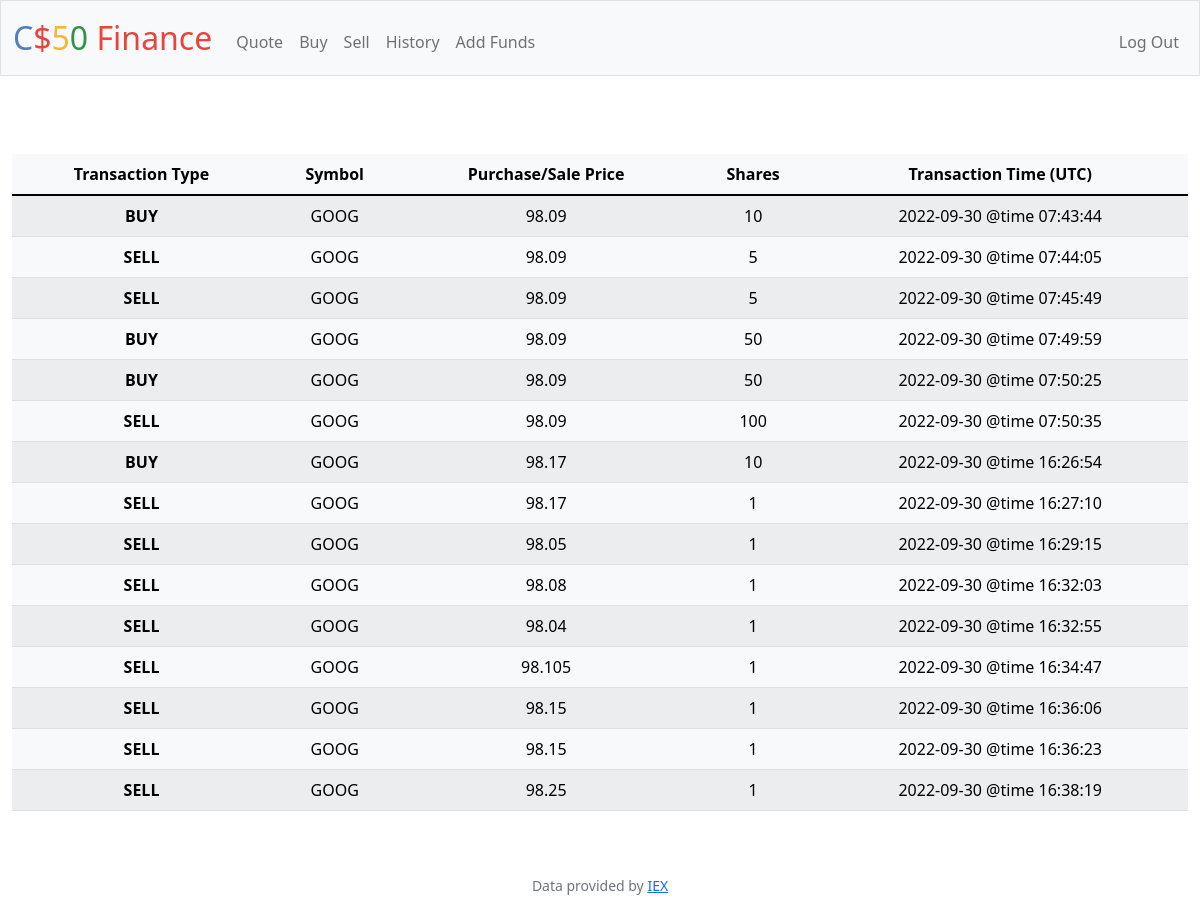
Screenshot of /history (signed in) with the database file from the repository.
### tables this page shows
CREATE TABLE stocks (stockid INTEGER, user_id NUMERIC NOT NULL, symbol TEXT NOT NULL,             shares NUMERIC NOT NULL, price NUMERIC NOT NULL, timestamp TEXT, PRIMARY KEY(stockid),             FOREIGN KEY(user_id) REFERENCES users(id));

### app.py (the view)
@app.route("/history")
@login_required
def history():
    data = db.execute("SELECT symbol, shares, price, timestamp FROM stocks WHERE user_id = ?", session["user_id"])
    return render_template("history.html", data=data)

### app.py (called while the page is built)
@app.after_request
def after_request(response):
    response.headers["Cache-Control"] = "no-cache, no-store, must-revalidate"
    response.headers["Expires"] = 0
    response.headers["Pragma"] = "no-cache"
    return response

### helpers.py (called while the page is built)
def login_required(f):
    @wraps(f)
    def decorated_function(*args, **kwargs):
        if session.get("user_id") is None:
            return redirect("/login")
        return f(*args, **kwargs)
    return decorated_function

### templates/history.html (shortened to what this page needs)
{% extends "layout.html" %}
{% block main %}
    <table style='margin-top: 30px' class="table table-striped table-light">
      <thead>
        <tr>
          <th scope="col"> Transaction Type </th>
          <th scope="col"> Symbol </th>
          <th scope="col"> Purchase/Sale Price </th>
          <th scope="col"> Shares </th>
          <th scope="col"> Transaction Time (UTC) </th>
        </tr>
      </thead>
      <tbody>
        {% for datarow in data %}
        <tr>
          <th scope="row">
              {{ "BUY" if datarow["shares"] > 0 else "SELL" }}
          </th>
          <td>  {{ datarow["symbol"] }}  </td>
          <td>  {{ datarow["price"] }}  </td>
          <td>  {{ datarow["shares"]|abs }}  </td>
          <td>  {{ datarow["timestamp"] }}  </td>
        </tr>
        {% endfor %}
      </body>
{% endblock %}

### templates/layout.html (shortened to what this page needs)
<!DOCTYPE html>
<html lang="en">
    <head>
        <link href="https://cdn.jsdelivr.net/npm/bootstrap@5.1.3/dist/css/bootstrap.min.css" rel="stylesheet">
        <link href="/static/styles.css" rel="stylesheet">
    </head>
    <body>
        <nav class="bg-light border navbar navbar-expand-md navbar-light">
            <div class="container-fluid">
                <a class="navbar-brand" href="/"><span class="blue">C</span><span class="red">$</span><span class="yellow">5</span><span class="green">0</span> <span class="red">Finance</span></a>
                <div class="collapse navbar-collapse" id="navbar">
                    {% if session["user_id"] %}
                        <ul class="navbar-nav me-auto mt-2">
                            <li class="nav-item"><a class="nav-link" href="/quote">Quote</a></li>
                            <li class="nav-item"><a class="nav-link" href="/buy">Buy</a></li>
                            <li class="nav-item"><a class="nav-link" href="/sell">Sell</a></li>
                            <li class="nav-item"><a class="nav-link" href="/history">History</a></li>
                            <li class="nav-item"><a class="nav-link" href="/Addfunds">Add Funds</a></li>
                        </ul>
                        <ul class="navbar-nav ms-auto mt-2">
                            <li class="nav-item"><a class="nav-link" href="/logout">Log Out</a></li>
                        </ul>
                    {% else %}
                        <ul class="navbar-nav ms-auto mt-2">
                            <li class="nav-item"><a class="nav-link" href="/register">Register</a></li>
                            <li class="nav-item"><a class="nav-link" href="/login">Log In</a></li>
                        </ul>
                    {% endif %}
                </div>
            </div>
        </nav>
        <main class="container-fluid py-5 text-center">
            {% block main %}{% endblock %}
        <footer class="mb-5 small text-center text-muted">
            Data provided by <a href="https://iexcloud.io/">IEX</a>
        </footer>
    </body>
</html>

### static/styles.css (style rules this page uses)
nav .navbar-brand { font-size: xx-large; }
nav .navbar-brand .blue { color: #537fbe; }
nav .navbar-brand .red { color: #ea433b; }
nav .navbar-brand .yellow { color: #f5b82e; }
nav .navbar-brand .green { color: #2e944b; }

### rows the page displays
stocks: shares "BUY", symbol "GOOG", price "98.09", shares|abs "10", timestamp "2022-09-30 @time 07:43:44"
stocks: shares "SELL", symbol "GOOG", price "98.09", shares|abs "5", timestamp "2022-09-30 @time 07:44:05"
stocks: shares "SELL", symbol "GOOG", price "98.09", shares|abs "5", timestamp "2022-09-30 @time 07:45:49"
stocks: shares "BUY", symbol "GOOG", price "98.09", shares|abs "50", timestamp "2022-09-30 @time 07:49:59"
stocks: shares "BUY", symbol "GOOG", price "98.09", shares|abs "50", timestamp "2022-09-30 @time 07:50:25"
stocks: shares "SELL", symbol "GOOG", price "98.09", shares|abs "100", timestamp "2022-09-30 @time 07:50:35"
stocks: shares "BUY", symbol "GOOG", price "98.17", shares|abs "10", timestamp "2022-09-30 @time 16:26:54"
stocks: shares "SELL", symbol "GOOG", price "98.17", shares|abs "1", timestamp "2022-09-30 @time 16:27:10"
stocks: shares "SELL", symbol "GOOG", price "98.05", shares|abs "1", timestamp "2022-09-30 @time 16:29:15"
stocks: shares "SELL", symbol "GOOG", price "98.08", shares|abs "1", timestamp "2022-09-30 @time 16:32:03"
stocks: shares "SELL", symbol "GOOG", price "98.04", shares|abs "1", timestamp "2022-09-30 @time 16:32:55"
stocks: shares "SELL", symbol "GOOG", price "98.105", shares|abs "1", timestamp "2022-09-30 @time 16:34:47"
stocks: shares "SELL", symbol "GOOG", price "98.15", shares|abs "1", timestamp "2022-09-30 @time 16:36:06"
stocks: shares "SELL", symbol "GOOG", price "98.15", shares|abs "1", timestamp "2022-09-30 @time 16:36:23"
stocks: shares "SELL", symbol "GOOG", price "98.25", shares|abs "1", timestamp "2022-09-30 @time 16:38:19"
